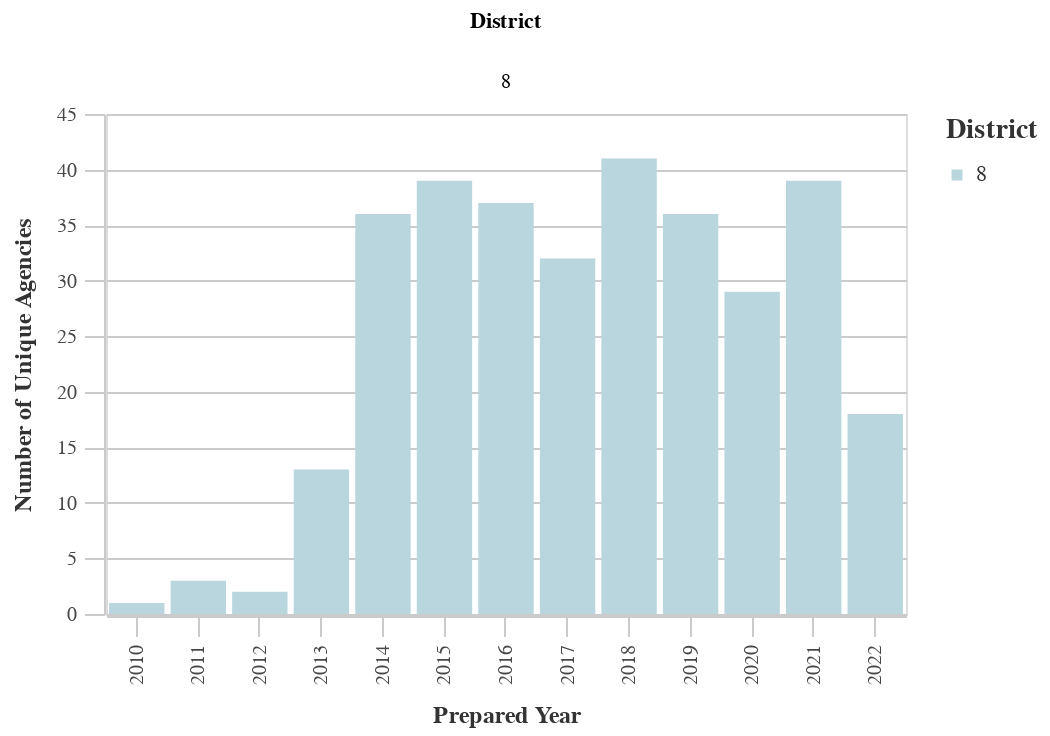

This figure's notebook cell:
### Code cell
#Unique Prefixes by Dist
dist_years_prefix = ((
        df
        >> group_by(_.prepared_y, _.dist)
        >> summarize(n=_.prefix.nunique())
        >> arrange(-_.prepared_y)
    ).rename(columns={'dist':'District', 'n':'Count'}))

chart11 = (alt.Chart(dist_years_prefix).mark_bar().encode(
        column='District:N',
        x=alt.X('prepared_y:O', title='Prepared Year'),
        y=alt.Y('Count:Q', title='Number of Unique Agencies'),
        color = alt.Color("District:N", 
                              scale=alt.Scale(
                                  range=altair_utils.CALITP_SEQUENTIAL_COLORS),  
                               legend=alt.Legend(title="District")
                              )
                              ))
chart11 = styleguide.preset_chart_config(chart11)
chart11 = _dla_utils_reports.add_tooltip(chart11, 'prepared_y','Count')
    
display(HTML("<h4><strong>Number of Unique Prefix Codes by District</strong></h4>"))
chart11

### Figure 1 — Vega-Lite specification as saved in the notebook (floating-point values rounded to 4 significant figures)
{"config": {"view": {"continuousWidth": 400, "continuousHeight": 300}, "axis": {"domainColor": "#cbcbcb", "grid": true, "gridColor": "#cbcbcb", "gridWidth": 1, "labelColor": "#474747", "labelFont": "Nunito Sans", "labelFontSize": 10, "labelPadding": 4, "tickColor": "#cbcbcb", "tickSize": 10, "titleColor": "#333", "titleFont": "Raleway", "titleFontSize": 12, "titlePadding": 10}, "axisBand": {"grid": false}, "background": "white", "font": "Raleway", "header": {"labelFont": "Nunito Sans", "titleFont": "Raleway"}, "legend": {"labelColor": "#333", "labelFont": "Nunito Sans", "labelFontSize": 11, "labelLimit": 0, "padding": 1, "symbolSize": 30, "symbolType": "square", "titleColor": "#333", "titleFont": "Raleway", "titleFontSize": 14, "titlePadding": 10}, "title": {"anchor": "middle", "font": "Raleway", "fontSize": 18, "fontWeight": 300, "offset": 20}}, "data": {"name": "data-935eea93fe819b962a795c16a8724a38"}, "mark": "bar", "encoding": {"color": {"field": "District", "legend": {"title": "District"}, "scale": {"range": ["#B9D6DF", "#8CBCCB", "#2EA8CE", "#136C97", "#0B405B"]}, "type": "nominal"}, "column": {"field": "District", "type": "nominal"}, "tooltip": [{"field": "prepared_y", "type": "quantitative"}, {"field": "Count", "type": "quantitative"}], "x": {"field": "prepared_y", "title": "Prepared Year", "type": "ordinal"}, "y": {"field": "Count", "title": "Number of Unique Agencies", "type": "quantitative"}}, "height": 250, "width": 400, "$schema": "https://vega.github.io/schema/vega-lite/v4.17.0.json", "datasets": {"data-935eea93fe819b962a795c16a8724a38": [{"prepared_y": 2022.0, "District": 8, "Count": 18}, {"prepared_y": 2021.0, "District": 8, "Count": 39}, {"prepared_y": 2020.0, "District": 8, "Count": 29}, {"prepared_y": 2019.0, "District": 8, "Count": 36}, {"prepared_y": 2018.0, "District": 8, "Count": 41}, {"prepared_y": 2017.0, "District": 8, "Count": 32}, {"prepared_y": 2016.0, "District": 8, "Count": 37}, {"prepared_y": 2015.0, "District": 8, "Count": 39}, {"prepared_y": 2014.0, "District": 8, "Count": 36}, {"prepared_y": 2013.0, "District": 8, "Count": 13}, {"prepared_y": 2012.0, "District": 8, "Count": 2}, {"prepared_y": 2011.0, "District": 8, "Count": 3}, {"prepared_y": 2010.0, "District": 8, "Count": 1}]}}
